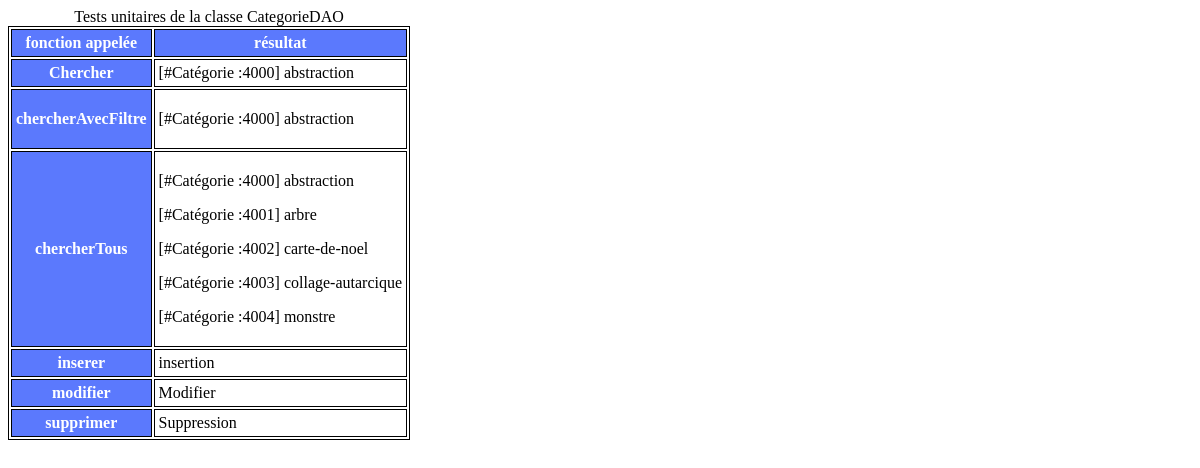
Screenshot of /modele/TestsDAO/testCategorieDAO.php with the database file from the repository.
### tables this page shows
CREATE TABLE `categorie` (
    `idCategorie` int(8) NOT NULL,
    `descCategorie` varchar(50)
);

### modele/DAO/categorieDAO.class.php (called while the page is built, shortened)
<?php
include_once(__DIR__."/../categorie.class.php");
class CategorieDao implements DAO
{
    public static function chercher($cles)
    {
            try {
                $connexion = ConnexionBD::getInstance();
            } catch (Exception $e) {
                throw new Exception("Impossible d’obtenir la connexion à la BD.");
            }
            $uneCategorie= null;
            $requete = $connexion->prepare('SELECT * FROM categorie WHERE idCategorie=?');
            $requete->execute(array($cles));
            if ($requete->rowCount() != 0) {
                $enr = $requete->fetch();
                $uneCategorie = new Categorie(
                    $enr['idCategorie'],
                    $enr['descCategorie']
                );
            }
            return $uneCategorie;
    }
    public static function chercherAvecFiltre($filtre): array
    {
        try {
            $connexion = ConnexionBD::getInstance();
        } catch (Exception $e) {
            throw new Exception("Impossible d’obtenir la connexion à la BD.");
        }
        $tableau = [];
        $requete = $connexion->prepare("SELECT * FROM categorie " . $filtre);
        $requete->execute();
        foreach ($requete as $enr) {
            $uneCategorie = new Categorie(
                $enr['idCategorie'],
                $enr['descCategorie']
            );
            array_push($tableau, $uneCategorie);
        }
        return $tableau;
    }
    public static function chercherTous(): array
    {
        return self::chercherAvecFiltre("");
    }
}

### modele/categorie.class.php (called while the page is built, shortened)
<?php
class Categorie
{
    private $idCategorie;
    private $descCategorie;
    public function  __construct($idCategorie,$descCategorie)
    {
        $this->idCategorie = $idCategorie;
        $this->descCategorie= $descCategorie;
    }
    public function __toString()
    {
        return "[#Catégorie :" . $this->idCategorie . "] " . $this->descCategorie;
    }
}

### modele/TestsDAO/testCategorieDAO.php (the view, shortened to what this page needs)
<!DOCTYPE html>
<html lang="en">
<head>
    <link rel="stylesheet" href="../../assets/css/testsUnitaires.css">
</head>
<body>
    <?php
        include_once "../DAO/categorieDAO.class.php";
        include_once "../categorie.class.php";
    ?>
    <table>
        <caption>Tests unitaires de la classe CategorieDAO</caption>
        <thead>
        <tr>
            <th>fonction appelée</th>
            <th>résultat</th>
        </tr>
        </thead>
        <tr>
            <th>Chercher</th>
            <td><?php echo CategorieDAO::chercher(4000); ?></td>
        </tr>
        <tr>
            <th>chercherAvecFiltre</th>
            <td><?php
                $liste = CategorieDAO::chercherAvecFiltre("WHERE idCategorie = 4000");
                foreach ($liste as $item){
                    echo "<p>". $item . "</p>";
                }?>
            </td>
        </tr>
        <tr>
            <th>chercherTous</th>
            <td><?php
                $liste = CategorieDAO::chercherTous();
                foreach ($liste as $item){
                    echo "<p>". $item . "</p>";
                }?>
            </td>
        </tr>
        <tr>
            <th>inserer</th>
            <td><?php
                echo "insertion";
                ?>
            </td>
        </tr>
        <tr>
            <th>modifier</th>
            <td><?php
                echo "Modifier";
                ?>
            </td>
        </tr>
        <tr>
            <th>supprimer</th>
            <td><?php
                echo "Suppression";
                ?>
            </td>
        </tr>
    </table>
    </body>
</html>

### assets/css/testsUnitaires.css (style rules this page uses)
table,th,td { border: 1px solid black; }
td, th { padding: 4px; }
th { background-color: rgb(91, 121, 253); color: rgb(255, 255, 255); }

### rows the page displays
categorie: CategorieDAO::chercher(4000) "[#Catégorie :4000] abstraction", item "[#Catégorie :4000] abstraction"
categorie: item "[#Catégorie :4001] arbre"
categorie: item "[#Catégorie :4002] carte-de-noel"
categorie: item "[#Catégorie :4003] collage-autarcique"
categorie: item "[#Catégorie :4004] monstre"
